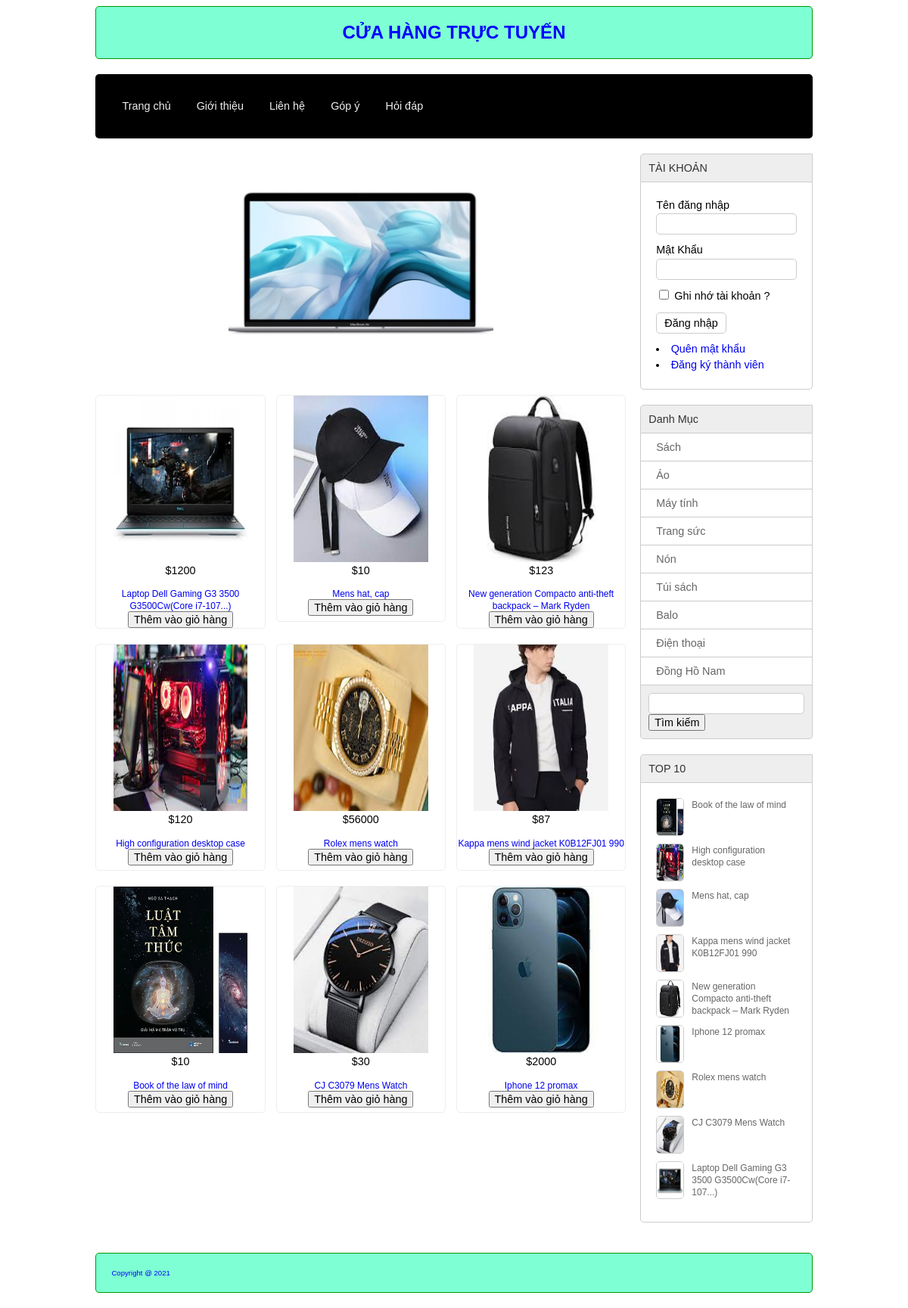
The page / on the database its author committed.
### tables this page shows
CREATE TABLE `sanpham` (
  `id` int(11) NOT NULL,
  `name` varchar(255) NOT NULL,
  `price` double(10,2) NOT NULL DEFAULT 0.00,
  `img` varchar(255) DEFAULT NULL,
  `mota` text DEFAULT NULL,
  `luotxem` int(11) NOT NULL DEFAULT 0,
  `iddm` int(11) NOT NULL
);

CREATE TABLE `danhmuc` (
  `id` int(11) NOT NULL,
  `name` varchar(255) NOT NULL
);

### model/pdo.php (called while the page is built, shortened)
<?php
function pdo_get_connection(){
    $dburl = "mysql:host=localhost;dbname=duanmau;charset=utf8";
    $username = 'root';
    $password = '';
    $conn = new PDO($dburl, $username, $password);
    $conn->setAttribute(PDO::ATTR_ERRMODE, PDO::ERRMODE_EXCEPTION);
    return $conn;
}
function pdo_query($sql){
    $sql_args = array_slice(func_get_args(), 1);
    try{
        $conn = pdo_get_connection();
        $stmt = $conn->prepare($sql);
        $stmt->execute($sql_args);
        $rows = $stmt->fetchAll();
        return $rows;
    }
    catch(PDOException $e){
        throw $e;
    }
    finally{
        unset($conn);
    }
}

### model/sanpham.php (called while the page is built, shortened)
<?php
    function loadall_sanpham_home(){
        $sql="select * from sanpham where 1 order by id desc limit 0,9";
        $listsanpham=pdo_query($sql);
        return $listsanpham;
    }
function loadall_sanpham_top10(){
    $sql="select * from sanpham where 1 order by luotxem desc limit 0,10";
    $listsanpham=pdo_query($sql);
    return $listsanpham;
}
?>

### global.php (called while the page is built)
<?php
    $img_path="upload/"
?>

### model/danhmuc.php (called while the page is built, shortened)
<?php
    function loadall_danhmuc(){
        $sql="select * from danhmuc order by id desc";
        $listdanhmuc=pdo_query($sql);
        return $listdanhmuc;
    }
?>

### view/home.php (the view, shortened to what this page needs)
<div class="row mb ">
            <div class="boxtrai mr  ">
                <div class="row">
                    <div class="banner">
                        <div class="slideshow-container">
                        <div class="mySlides fade">
                        <img src="view/images/banner2.jpg" style="width:50%">
                        </div>
                        </div>
                        <br>
                    </div>
                </div>
                <div class="row">
                    <?php
                    $i=0;
                        foreach ($spnew as $sp) {
                            extract($sp);
                            $linksp="index.php?act=sanphamct&idsp=".$id;
                            $hinh = $img_path.$img;
                            if(($i==2)||($i==5)||($i==8)){
                                $mr="";
                            }else{
                                $mr="mr";
                            }
                            echo ' <div class="boxsp '.$mr.'">
                                    <div class="row img"><a href="'.$linksp.'"><img src="'.$hinh.'" alt=""></a></div>
                                    <p class="p">$'.$price.'</p>
                                    <a href="'.$linksp.'">'.$name.'</a>
                                    <div class="row btnaddtocart">
                                    <form action="index.php?act=addtocart" method="post">
                                        <input type="hidden" name="id" value="'.$id.'">
                                        <input type="hidden" name="name" value="'.$name.'">
                                        <input type="hidden" name="img" value="'.$img.'">
                                        <input type="hidden" name="price" value="'.$price.'">
                                        <input type="submit" name="addtocart" value="Thêm vào giỏ hàng">
                                    </form>
                                    </div>
                                    </div>';
                             $i+=1;
                                }
                    ?>
                </div>
            </div>
            <div class="boxphai ">
            <?php
                    include "boxright.php";
                ?>
            </div>
</div>

### view/boxright.php
<div class="row mb">
                    <div class="boxtitle"> TÀI KHOẢN</div>
                    <div class="boxcontent formtaikhoan">
                        <?php
                            if(isset($_SESSION['user'])){
                                extract($_SESSION['user']);
                        ?>
                            <div class="row mb10">
                                Xin chào<br>
                                <?=$user?>
                            </div>
                            <div class="row mb10">
                                 <li>
                                     <a href="index.php?act=quenmk"> Quên mật khẩu</a>
                                </li>
                                <li>
                                    <a href="index.php?act=edit_taikhoan">Cập nhật tài khoản</a>
                                </li>
                                <?php if($role==1){?>
                                <li>
                                    <a href="admin/index.php">Đăng nhập Admin</a>
                                </li>
                                <?php }?>
                                <li>
                                    <a href="index.php?act=thoat">Thoát</a>
                                </li>
                            </div>
                          <?php  }else{
                        ?>
                        <form action="index.php?act=dangnhap" method="post">
                            <div class="row mb10">
                                Tên đăng nhập <br>
                                <input type="text" name="user" >
                            </div>
                            <div class="row mb10">
                                Mật Khẩu <br>
                                <input type="password" name="pass" >
                            </div>
                            <div class="row mb10">
                                <input type="checkbox" name="" > Ghi nhớ tài khoản ?
                            </div>
                            <div class="row mb10">
                                <input type="submit" value="Đăng nhập" name="dangnhap">
                            </div>
                        </form>
                        <li> <a href="#"> Quên mật khẩu</a>
                        </li>
                        <li> <a href="index.php?act=dangky"> Đăng ký thành viên</a>
                        </li>
                        <?php }?>
                    </div>
                </div>
                <div class="row mb">
                    <div class="boxtitle"> Danh Mục</div>
                    <div class="boxcontent2 menudoc">
                      <ul>
                          <?php
                            foreach ($dsdm as $dm) {
                                extract($dm);
                                $linkdm="index.php?act=sanpham&iddm=".$id;
                                echo '<li>
                                            <a href="'.$linkdm.'"> '.$name.'</a>
                                    </li>';
                            }
                          ?>
                        </ul>
                    </div>
                    <div class="boxfooter searbox">
                        <form action="index.php?act=sanpham" method="post">
                            <input type="text" name="kyw" >
                            <input type="submit" name="timkiem" value="Tìm kiếm">
                        </form>
                    </div>
                </div>
                <div class="row mb ">
                    <div class="boxtitle"> TOP 10</div>
                    <div class=" row boxcontent">
                            <?php
                                foreach ($dstop10 as $sp) {
                                extract($sp);
                                $linksp="index.php?act=sanphamct&idsp=".$id;
                                $img=$img_path.$img;
                                echo'<div class="row mb10 top10">
                                            <a href="'.$linksp.'"><img src="'.$img.'" alt=""></a>
                                            <a href="'.$linksp.'"> '.$name.' </a>
                                        </div>';
                                }
                            ?>
                    </div>
                </div>

### rows shown on the page
sanpham: img (picture), price "1200", name "Laptop Dell Gaming G3 3500 G3500Cw(Core i7-107...)", shows a picture
sanpham: img (picture), price "10", name "Mens hat, cap", shows a picture
sanpham: img (picture), price "123", name "New generation Compacto anti-theft backpack – Mark Ryden", shows a picture
sanpham: img (picture), price "120", name "High configuration desktop case", shows a picture
sanpham: img (picture), price "56000", name "Rolex mens watch", shows a picture
sanpham: img (picture), price "87", name "Kappa mens wind jacket K0B12FJ01 990", shows a picture
sanpham: img (picture), price "10", name "Book of the law of mind", shows a picture
sanpham: img (picture), price "30", name "CJ C3079 Mens Watch", shows a picture
sanpham: img (picture), price "2000", name "Iphone 12 promax", shows a picture
danhmuc: name "Sách"
danhmuc: name "Áo"
danhmuc: name "Máy tính"
danhmuc: name "Trang sức"
danhmuc: name "Nón"
danhmuc: name "Túi sách"
danhmuc: name "Balo"
danhmuc: name "Điện thoại"
danhmuc: name "Đồng Hồ Nam"
